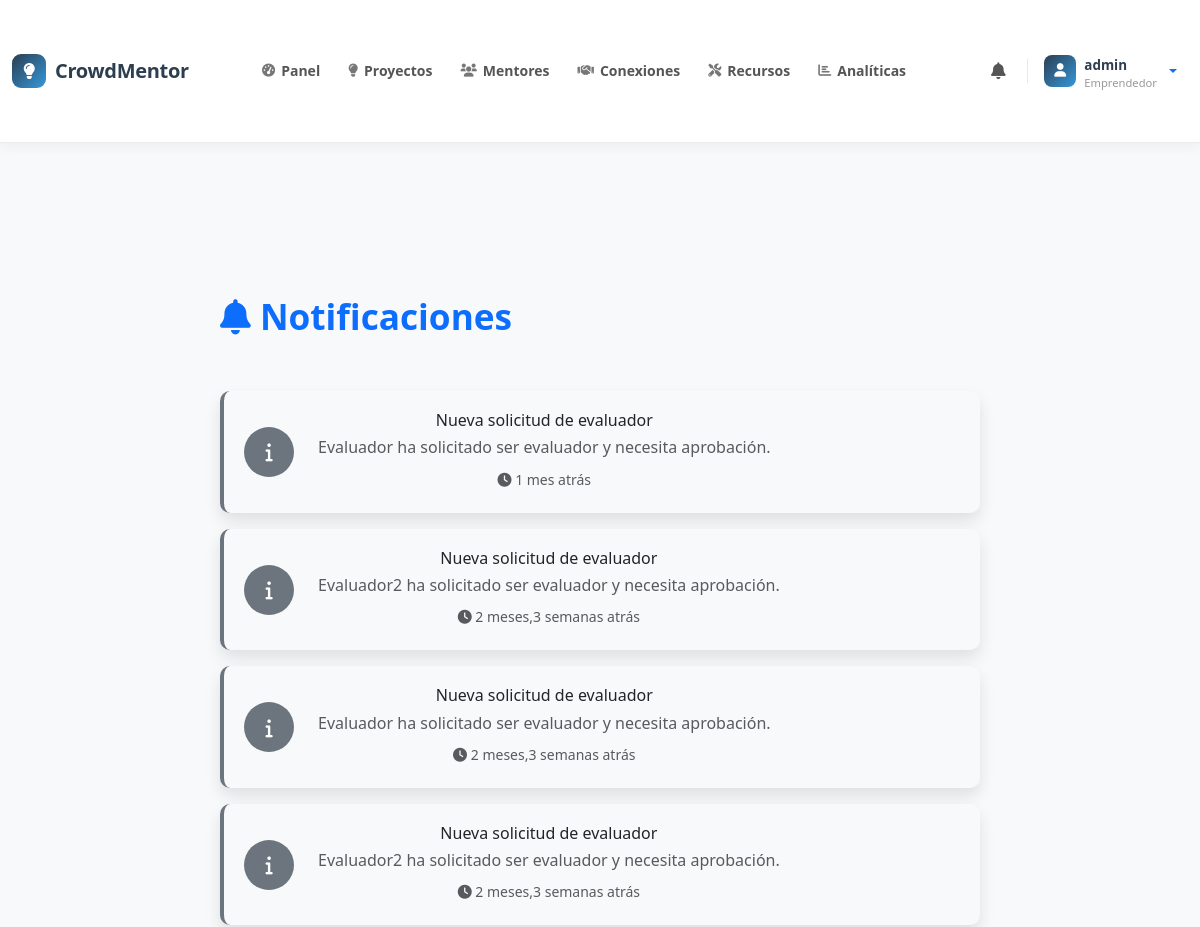
The page /notifications/ (signed in, upper part) on the database as committed earlier.
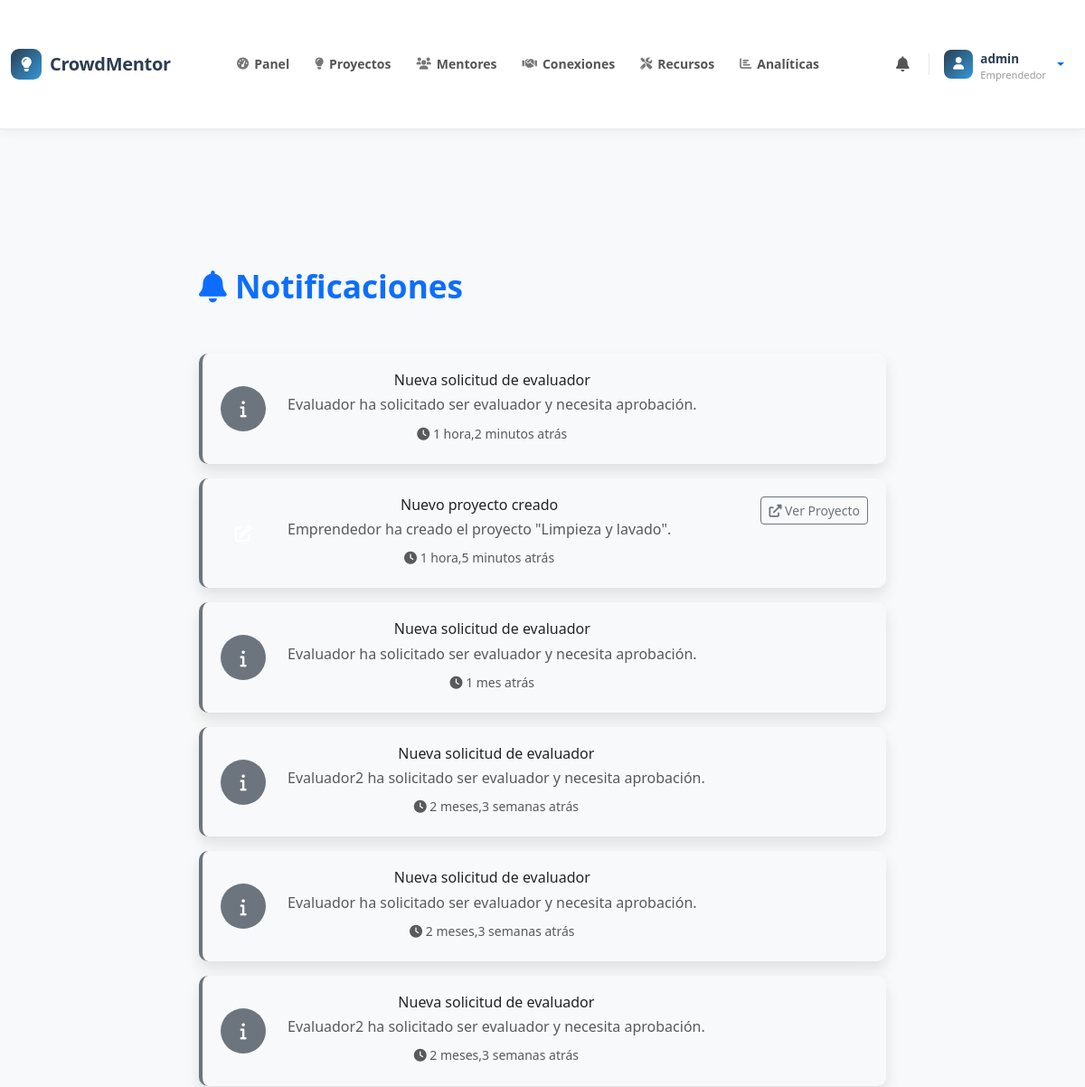
The same page on the database as committed later.
### core/models.py (models this page shows, shortened)
class Notification(models.Model):
    NOTIFICATION_TYPES = (
        ('investment', 'Nueva Inversión'),
        ('mentorship', 'Solicitud de Mentoría'),
        ('evaluation', 'Nueva Evaluación'),
        ('message', 'Nuevo Mensaje'),
        ('project_update', 'Actualización de Proyecto'),
        ('system', 'Notificación del Sistema'),
    )
    user = models.ForeignKey(User, on_delete=models.CASCADE, related_name='notifications')
    title = models.CharField(max_length=200)
    message = models.TextField()
    notification_type = models.CharField(max_length=20, choices=NOTIFICATION_TYPES)
    is_read = models.BooleanField(default=False)
    created_at = models.DateTimeField(auto_now_add=True)
    related_project = models.ForeignKey(Project, on_delete=models.CASCADE, blank=True, null=True)
    related_investment = models.ForeignKey(Investment, on_delete=models.CASCADE, blank=True, null=True)
    related_mentorship = models.ForeignKey(Mentorship, on_delete=models.CASCADE, blank=True, null=True)
    class Meta:
        ordering = ['-created_at']

### core/views.py (the view)
# urls.py: path('notifications/', views.notifications, name='notifications'),
@login_required
def notifications(request):
    all_notifications = request.user.notifications.all()
    unread_count = all_notifications.filter(is_read=False).count()
    notifications = all_notifications[:20]  # Últimas 20 notificaciones
    if request.method == 'POST':
        notification_ids = request.POST.getlist('mark_read')
        Notification.objects.filter(id__in=notification_ids, user=request.user).update(is_read=True)
        return redirect('notifications')
    context = {
        'notifications': notifications,
        'unread_count': unread_count
    }
    return render(request, 'notifications.html', context)

### core/templatetags/custom_filters.py (called while the page is built)
@register.filter
def has_profile(user):
    return hasattr(user, 'profile') and user.profile is not None

@register.filter
def get_user_type(user):
    if hasattr(user, 'profile') and user.profile:
        return user.profile.user_type
    return None

### core/templates/notifications.html (shortened to what the changed rows need)
{% extends 'base.html' %}
{% load static %}
{% block extra_css %}
<link rel="stylesheet" href="{% static 'css/notifications.css' %}">
{% endblock %}
{% block content %}
<div class="container py-5">
    <div class="row">
        <div class="col-md-8 mx-auto">
            <div class="d-flex justify-content-between align-items-center mb-4">
                <h2 class="text-primary">
                    <i class="fas fa-bell"></i> Notificaciones
                </h2>
            </div>
            {% for notification in notifications %}
                <div class="card notification-card notification-{{ notification.notification_type }} {% if not notification.is_read %}unread{% else %}read{% endif %} mb-3">
                    <div class="card-body">
                        <div class="row align-items-center">
                            <div class="col-auto">
                                <div class="notification-icon
                                    {% if notification.notification_type == 'investment' %}bg-success text-white
                                    {% elif notification.notification_type == 'mentorship' %}bg-info text-white
                                    {% elif notification.notification_type == 'evaluation' %}bg-warning text-dark
                                    {% elif notification.notification_type == 'message' %}bg-danger text-white
                                    {% elif notification.notification_type == 'project_update' %}bg-purple text-white
                                    {% else %}bg-secondary text-white{% endif %}">
                                    {% if notification.notification_type == 'investment' %}
                                        <i class="fas fa-coins"></i>
                                    {% elif notification.notification_type == 'mentorship' %}
                                        <i class="fas fa-handshake"></i>
                                    {% elif notification.notification_type == 'evaluation' %}
                                        <i class="fas fa-star"></i>
                                    {% elif notification.notification_type == 'message' %}
                                        <i class="fas fa-comment"></i>
                                    {% elif notification.notification_type == 'project_update' %}
                                        <i class="fas fa-edit"></i>
                                    {% else %}
                                        <i class="fas fa-info"></i>
                                    {% endif %}
                                </div>
                            </div>
                            <div class="col">
                                <div class="d-flex justify-content-between align-items-start">
                                    <div>
                                        <h6 class="mb-1 {% if not notification.is_read %}fw-bold{% endif %}">
                                            {{ notification.title }}
                                        </h6>
                                        <p class="mb-1 text-muted">{{ notification.message }}</p>
                                        <small class="text-muted">
                                            <i class="fas fa-clock"></i> {{ notification.created_at|timesince }} atrás
                                        </small>
                                    </div>
                                    <div class="d-flex flex-column align-items-end">
                                        {% if notification.related_project %}
                                            <a href="{% url 'project_detail' notification.related_project.id %}"
                                               class="btn btn-sm btn-outline-secondary">
                                                <i class="fas fa-external-link-alt"></i> Ver Proyecto
                                            </a>
                                        {% endif %}
                                    </div>
                                </div>
                            </div>
                        </div>
                    </div>
                </div>
            {% endfor %}
        </div>
    </div>
</div>
{% endblock %}

Rows that differ between the two databases and show on the page:
added Notification: notification_type "system" (drawn), title "Nueva solicitud de evaluador", message "Evaluador ha solicitado ser evaluador y necesita aprobación.", created_at "1 hora,2 minutos"
added Notification: notification_type "project_update" (drawn), title "Nuevo proyecto creado", message "Emprendedor ha creado el proyecto \"Limpieza y lavado\".", created_at "1 hora,5 minutos", shows "Ver Proyecto"
